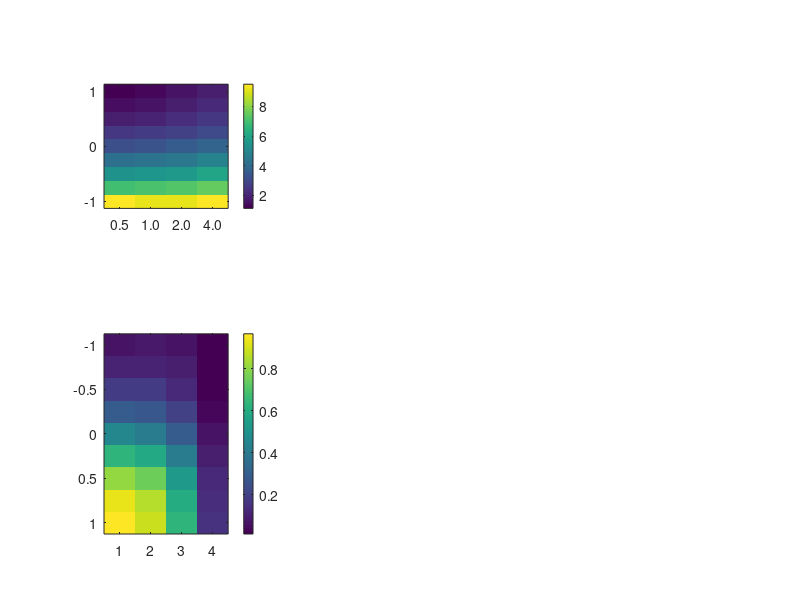

The MATLAB script that drew this image: (Note: this script raises an error after producing the figure.)
load new_all_data;
betab=2;
clf;
subplot(2,3,1);
imagesc(1:4,log(gamma2s)/log(10),squeeze(metads(2,:,betab,end:-1:1))')
c=colorbar;
set(gca,'ColorScale','log')
%title('meta-d''');
%xlabel('log_1_0 G^2');
%ylabel('log_1_0 G^2');
set(gca,'xtick',1:4,'xticklabel',['0.5' ; '1.0' ; '2.0' ; '4.0']);
set(gca,'ytick',-1:1,'yticklabel',[' 1' ; ' 0' ; '-1']);
axis square

subplot(2,3,4);
imagesc(1:4,log(gamma2s)/log(10),squeeze(mis(2,:,betab,end:-1:1))')
c=colorbar;
set(gca,'ColorScale','log');
c.Ticks=[.1 .4 .8];
%title('meta-I');
%ylabel('log_1_0 G^2');
%xlabel('d''');
set(gca,'xtick',1:4,'xticklabel',['0.5' ; '1.0' ; '2.0' ; '4.0']);
set(gca,'ytick',-1:1,'yticklabel',[' 1' ; ' 0' ; '-1']);
axis square

subplot(2,3,5);
imagesc(1:4,log(gamma2s)/log(10),(squeeze(mis(2,:,betab,end:-1:1))./midpm(dprimes)')');
c=colorbar;
set(gca,'ColorScale','log')
c.Ticks=[1 20 40];
%t=title('meta-I-ratio');
%set(t,'color','b');
%xlabel('d''');
set(gca,'xtick',1:4,'xticklabel',['0.5' ; '1.0' ; '2.0' ; '4.0']);
set(gca,'ytick',-1:1,'yticklabel',[' 1' ; ' 0' ; '-1']);
axis square

subplot(2,3,2);
imagesc(1:4,log(gamma2s)/log(10),(squeeze(metads(2,:,betab,end:-1:1))./dprimes')');
c=colorbar;
set(gca,'ColorScale','log')
c.Ticks=[1 8 16];
%title('M-ratio');
%xlabel('log_1_0 G^2');
%ylabel('d''');
set(gca,'xtick',1:4,'xticklabel',['0.5' ; '1.0' ; '2.0' ; '4.0']);
set(gca,'ytick',-1:1,'yticklabel',[' 1' ; ' 0' ; '-1']);
axis square

subplot(2,3,6);
imagesc(1:4,log(gamma2s)/log(10),(squeeze(mis(2,:,betab,end:-1:1))./ent(normcdf(1,0,2./dprimes')))');
c=colorbar;
c.Ticks=[.1 .4 .8];
%t=title('meta-I-ratio_2');
%set(t,'color','r');
%xlabel('log_1_0 G^2');
%xlabel('d''');
set(gca,'xtick',1:4,'xticklabel',['0.5' ; '1.0' ; '2.0' ; '4.0']);
set(gca,'ytick',-1:1,'yticklabel',[' 1' ; ' 0' ; '-1']);
axis square


set(gcf,'Position',[78.6000 502.6000 643.2000 331.2000]);

print -depsc ../fig5
